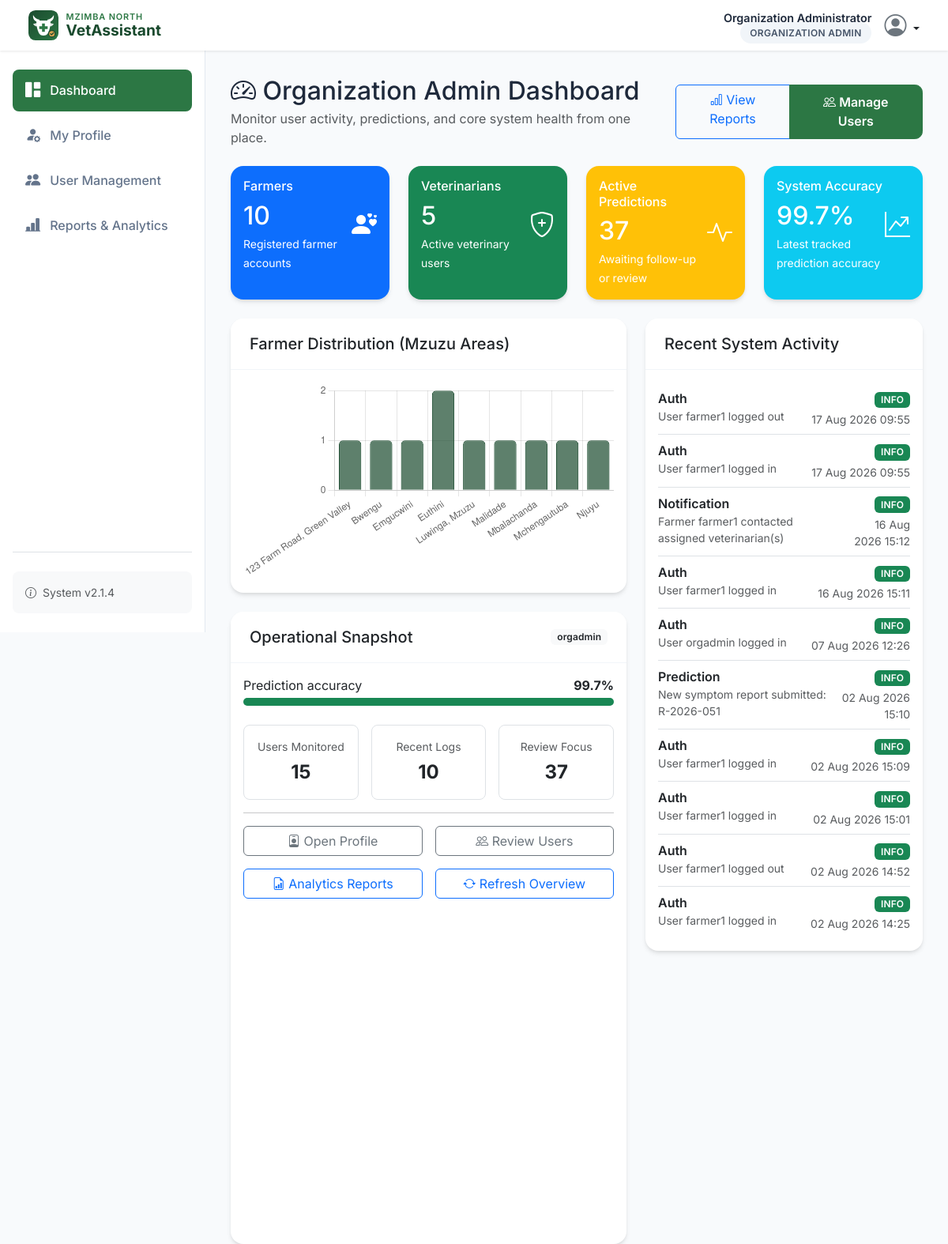
Before: /organization/dashboard (signed in) with the older database file.
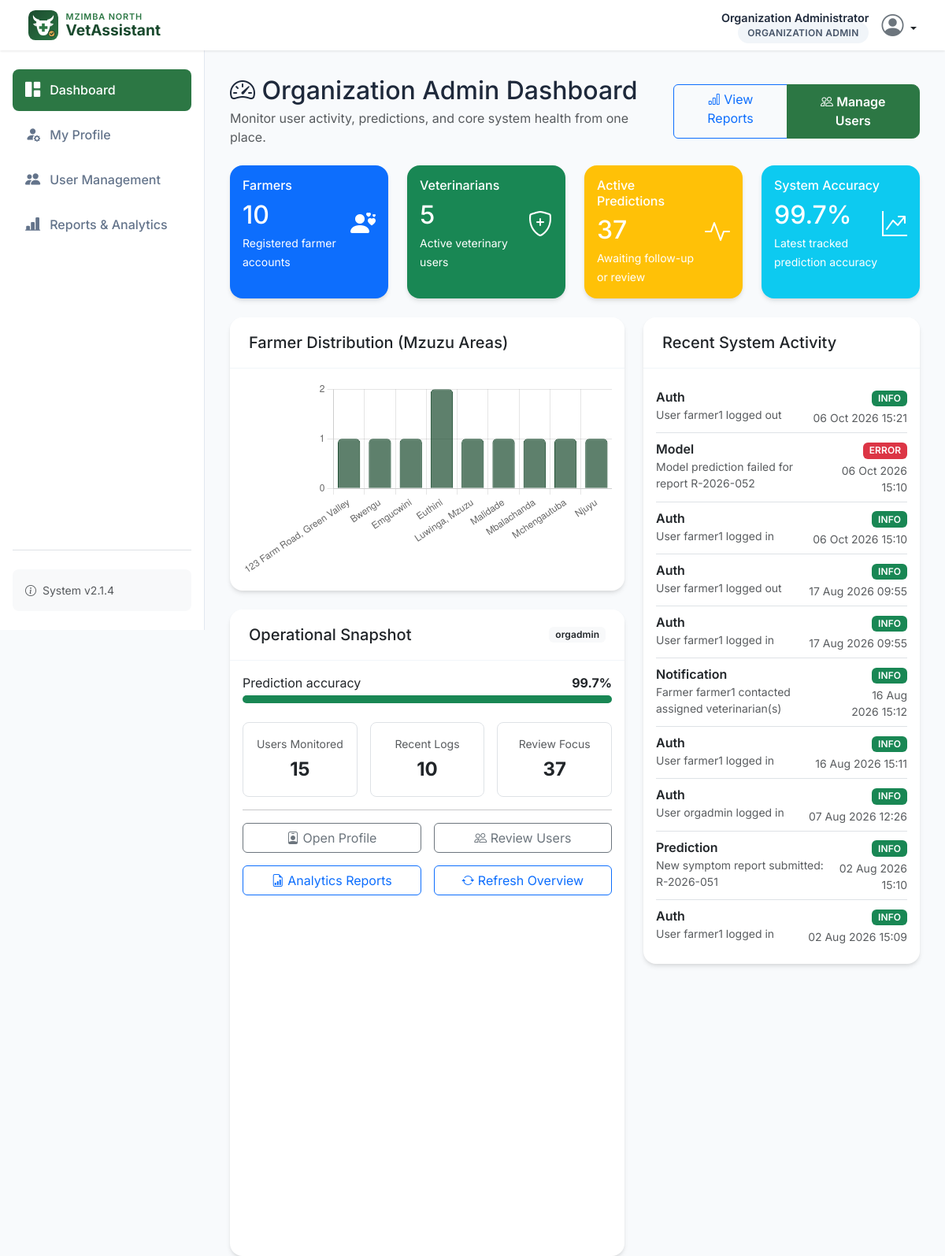
After: the same page with the newer database file.
### models.py (models this page shows)
class SystemLog(db.Model):
    __tablename__ = 'system_log'
    id = db.Column(db.Integer, primary_key=True)
    timestamp = db.Column(db.DateTime, default=get_malawi_time, index=True)
    level = db.Column(db.String(20))  # info, warning, error, critical, debug
    component = db.Column(db.String(50))  # web, api, db, model, auth, notification
    user_id = db.Column(db.Integer, db.ForeignKey('user.id'), nullable=True)
    ip_address = db.Column(db.String(45))
    message = db.Column(db.Text)
    details = db.Column(db.Text)  # JSON string for additional details

### app.py (the view)
@app.route('/organization/dashboard')
@login_required
@role_required('organization_admin')
def org_admin_dashboard():
    total_farmers = User.query.filter_by(role='farmer').count()
    total_veterinarians = User.query.filter_by(role='veterinarian').count()
    active_predictions = SymptomReport.query.filter_by(status='predicted').count()
    production_model = ModelVersion.query.filter_by(status='production').order_by(ModelVersion.id.desc()).first()
    if production_model and production_model.accuracy:
        system_accuracy = production_model.accuracy
    else:
        avg_conf = db.session.query(db.func.avg(Prediction.confidence)).scalar()
        system_accuracy = float(avg_conf) if avg_conf else None
    recent_logs = SystemLog.query.order_by(SystemLog.timestamp.desc()).limit(10).all()
    location_counts = db.session.query(User.location, db.func.count(User.id))\
        .filter(User.role == 'farmer')\
        .group_by(User.location).all()
    location_labels = [l[0] if l[0] else 'Unknown' for l in location_counts]
    location_values = [l[1] for l in location_counts]
    return render_template('organization_admin/dashboard.html',
                         total_farmers=total_farmers,
                         total_veterinarians=total_veterinarians,
                         active_predictions=active_predictions,
                         system_accuracy=system_accuracy,
                         recent_logs=recent_logs,
                         location_labels=location_labels,
                         location_values=location_values)

### api_bridge.py (called while the page is built, shortened)
def render_template(template_name, **context):
    if not g.get('api_bridge'):
        return _flask_render_template(template_name, **context)

### app.py (called while the page is built)
def _get_locale():
    lang = None
    if current_user.is_authenticated:
        lang = getattr(current_user, 'preferred_language', None) or None
    if not lang:
        lang = session.get('language')
    if not lang:
        lang = app.config.get('BABEL_DEFAULT_LOCALE', 'en')
    if lang not in app.config.get('LANGUAGES', ['en']):
        lang = app.config.get('BABEL_DEFAULT_LOCALE', 'en')
    return lang

@app.context_processor
def inject_i18n():
    return {
        'current_language': _get_locale(),
        'available_languages': [
            {'code': code, 'name': name}
            for code, name in [
                ('en', 'English'),
                ('chi', 'Chichewa'),
                ('tum', 'Tumbuka'),
            ] if code in app.config.get('LANGUAGES', ['en'])
        ],
    }

@login_manager.user_loader
def load_user(user_id):
    return User.query.get(int(user_id))

### models.py (called while the page is built)
    def is_farmer(self):
        return self.role == 'farmer'

    def is_veterinarian(self):
        return self.role == 'veterinarian'

### templates/organization_admin/dashboard.html (shortened to what the changed rows need)
{% extends "base.html" %}
{% block sidebar %}
{% set active_page = 'dashboard' %}
{% endblock %}
{% block content %}
<div class="d-flex flex-column flex-lg-row justify-content-between align-items-lg-center mb-4 gap-3">
    <div>
        <h2 class="mb-1"><i class="bi bi-speedometer2"></i> Organization Admin Dashboard</h2>
    </div>
</div>
<div class="row g-4 mb-4">
    <div class="col-md-6 col-xl-3">
        <div class="card stat-card text-white bg-primary h-100">
            <div class="card-body">
                <div class="d-flex justify-content-between align-items-center">
                    <div>
                        <h2 class="mb-1">{{ total_farmers }}</h2>
                    </div>
                </div>
            </div>
        </div>
    </div>
    <div class="col-md-6 col-xl-3">
        <div class="card stat-card text-white bg-success h-100">
            <div class="card-body">
                <div class="d-flex justify-content-between align-items-center">
                    <div>
                        <h2 class="mb-1">{{ total_veterinarians }}</h2>
                    </div>
                </div>
            </div>
        </div>
    </div>
    <div class="col-md-6 col-xl-3">
        <div class="card stat-card text-white bg-warning h-100">
            <div class="card-body">
                <div class="d-flex justify-content-between align-items-center">
                    <div>
                        <h2 class="mb-1">{{ active_predictions }}</h2>
                    </div>
                </div>
            </div>
        </div>
    </div>
    <div class="col-md-6 col-xl-3">
        <div class="card stat-card text-white bg-info h-100">
            <div class="card-body">
                <div class="d-flex justify-content-between align-items-center">
                    <div>
                        <h2 class="mb-1">{{ "%.1f"|format(system_accuracy * 100) ~ '%' if system_accuracy is not none else 'N/A' }}</h2>
                    </div>
                </div>
            </div>
        </div>
    </div>
</div>
<div class="row g-4">
    <div class="col-lg-5">
        <div class="card h-100">
            <div class="card-body">
                {% if recent_logs %}
                    <div class="list-group list-group-flush">
                        {% for log in recent_logs %}
                            <div class="list-group-item px-0">
                                <div class="d-flex justify-content-between align-items-start gap-3">
                                    <div>
                                        <div class="fw-semibold text-capitalize">{{ log.component or 'system' }}</div>
                                        <div class="small text-muted">{{ log.message }}</div>
                                    </div>
                                    <div class="text-end">
                                        <span class="badge bg-{% if log.level == 'critical' %}danger{% elif log.level == 'error' %}danger{% elif log.level == 'warning' %}warning text-dark{% else %}success{% endif %} text-uppercase">
                                            {{ log.level or 'info' }}
                                        </span>
                                        <div class="small text-muted mt-1">{{ log.timestamp.strftime('%d %b %Y %H:%M') }}</div>
                                    </div>
                                </div>
                            </div>
                        {% endfor %}
                    </div>
                {% else %}
                    <div class="alert alert-primary mb-0">
                        No recent system logs are available yet.
                    </div>
                {% endif %}
            </div>
        </div>
    </div>
</div>
{% endblock %}
{% block scripts %}
<script>
document.addEventListener('DOMContentLoaded', function() {
    const ctx = document.getElementById('locationChart').getContext('2d');
    const locationChart = new Chart(ctx, {
        type: 'bar',
        data: {
            labels: {{ location_labels|tojson }},
            datasets: [{
                label: 'Number of Farmers',
                data: {{ location_values|tojson }},
                backgroundColor: 'rgba(26, 74, 46, 0.7)',
                borderColor: 'rgba(26, 74, 46, 1)',
                borderWidth: 1,
                borderRadius: 5
            }]
        },
        options: {
            responsive: true,
            maintainAspectRatio: false,
            scales: {
                y: {
                    beginAtZero: true,
                    ticks: {
                        stepSize: 1
                    }
                }
            },
            plugins: {
                legend: {
                    display: false
                }
            }
        }
    });
});
</script>
{% endblock %}

Changed rows visible on the page:
no longer on this page (row unchanged): SystemLog: component "Auth", message "User farmer1 logged in", level "INFO", timestamp "02 Aug 2026 15:01"
no longer on this page (row unchanged): SystemLog: component "Auth", message "User farmer1 logged out", level "INFO", timestamp "02 Aug 2026 14:52"
no longer on this page (row unchanged): SystemLog: component "Auth", message "User farmer1 logged in", level "INFO", timestamp "02 Aug 2026 14:25"
added SystemLog: component "Auth", message "User farmer1 logged out", level "INFO", timestamp "06 Oct 2026 15:21"
added SystemLog: component "Model", message "Model prediction failed for report R-2026-052", level "ERROR", timestamp "06 Oct 2026 15:10"
added SystemLog: component "Auth", message "User farmer1 logged in", level "INFO", timestamp "06 Oct 2026 15:10"
